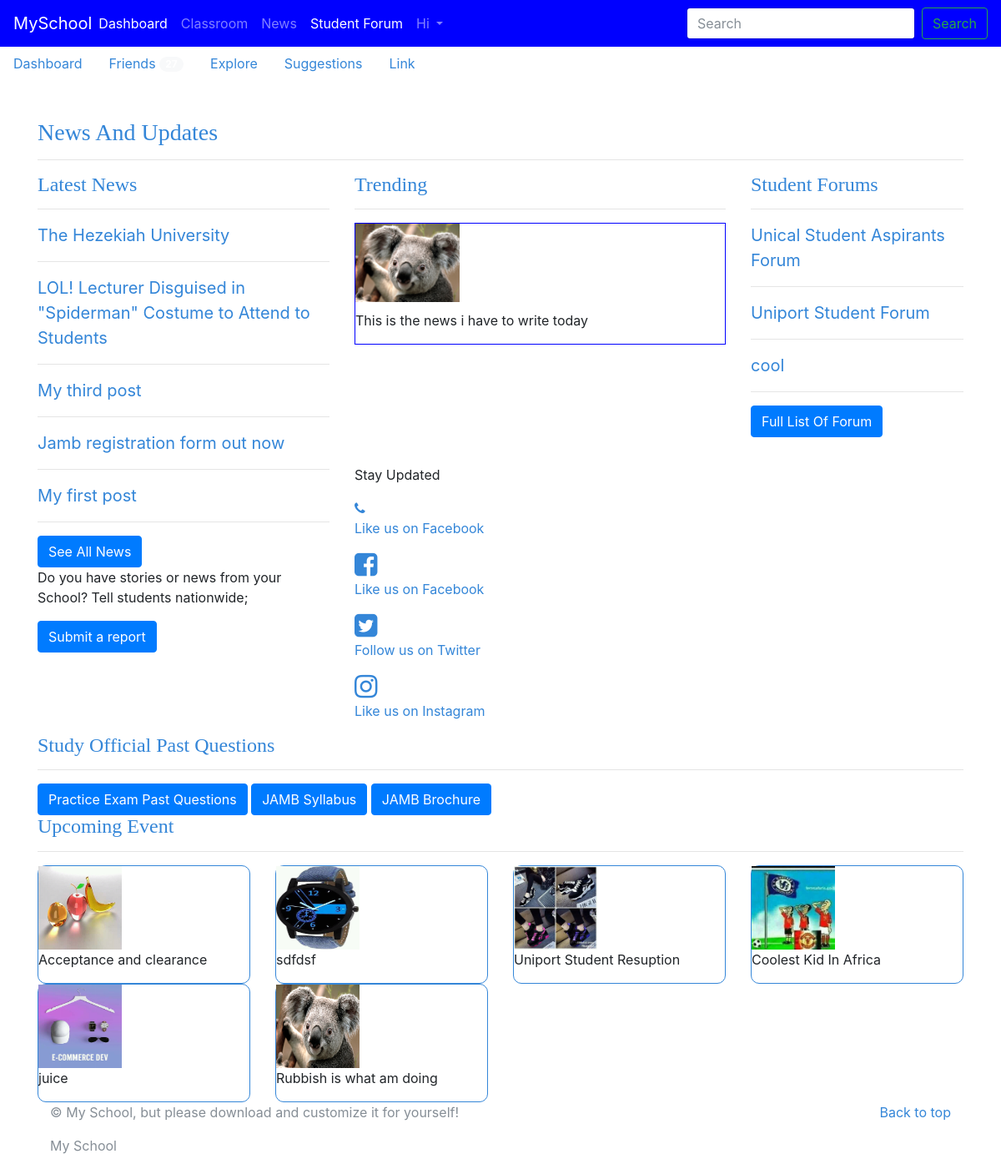
The page / on the database its author committed.
### blog/models.py (models this page shows, shortened)
class Post(models.Model):
	STATUS_CHOISES = (
		('draft', 'Draft'),
		('published', 'Published')
	)
	title = models.CharField(max_length=200)
	slug = models.SlugField(max_length=200)
	author = models.ForeignKey(settings.AUTH_USER_MODEL, on_delete=models.CASCADE )
	content = models.TextField()
	image = models.ImageField(upload_to='images/', blank=True,null=True)
	likes = models.ManyToManyField(settings.AUTH_USER_MODEL, related_name='likes')
	created = models.DateTimeField(auto_now_add=True)
	status = models.CharField(max_length=10, choices=STATUS_CHOISES, default='draft')
	modified = models.DateTimeField(auto_now=True)
	tags = models.ManyToManyField(Tag)
	objects = EntryQuerySet.as_manager()
	class Meta:
		verbose_name = "Blog Entry"
		verbose_name_plural = "Blog Entries"
		ordering = ["-created"]
	def get_absolute_url(self):
		return reverse('blog:post_detail', args=[self.id, self.slug])

### forum/models.py (models this page shows, shortened)
class Group(models.Model):
	TOPIC_CHOICES = (
		('fresh', 'fresh'),
		('cool', 'cool'),
		('nice','nice'),
	)
	title = models.CharField(max_length=200,choices = TOPIC_CHOICES, null=True)
	slug = models.SlugField(max_length=200 )
	category = models.ForeignKey(Category,  on_delete=models.CASCADE, null=True)
	content = models.TextField()
	author = models.ForeignKey(settings.AUTH_USER_MODEL, on_delete=models.CASCADE)
	created = models.DateTimeField(auto_now_add=True)
	def get_absolute_url(self):
		return reverse('forum:forum_list', args=[self.slug])

class Event(models.Model):
	title = models.CharField(max_length=200, null=True)
	slug = models.SlugField(max_length=200 )
	image = models.ImageField(upload_to='event_images/', blank=True,null=True)
	description = models.TextField()
	author = models.ForeignKey(settings.AUTH_USER_MODEL, on_delete=models.CASCADE)
	date = models.DateTimeField(auto_now_add=True)

### home/views.py (the view)
# urls.py: 2. Add a URL to urlpatterns:  path('', views.home, name='home')
def home(request):
	posts = Post.objects.all()[:13]
	group = Group.objects.filter()
	event = Event.objects.all()
	context = {
		'posts':posts,
		'group':group,
		'event':event,
	}
	return render(request, 'home/index.html', context)

### templates/home/index.html (shortened to what this page needs)
{% extends 'home/base.html' %}
{% load static %}
{% block content %}
<br />
<br />
<div class="container">
	<h3>News And Updates</h3>
	<hr>
	<div class="row">
		<div class="col-md-4">
			<h4>Latest News</h4>
			<div class="content">
				<hr>
			{% for post in posts %}
			<a href="{{ post.get_absolute_url }} "><p class="title"> {{ post.title }}</p> </a>
				<hr>
			{% endfor %}
			</div>
			<a href="{% url 'blog:post_list' %}"> <button class="btn btn-primary" >See All News</button></a>
			<p>Do you have stories or news from your School? Tell students nationwide;</p>
			<button class="btn btn-primary">Submit a report</button>
	</div>
		<div class="col-md-5">
			<div class="trending">
				<h4>Trending</h4>
				<hr>
			</div>
			<div class="article">
				<div class="img-wrapper">
				<img src="{% static 'img/images/koala.jpg' %} " class="trend-img">
			</div>
				<p>This is the news i have to write today</p>
			</div>
			<br />
			<br />
			<br />
			<br />
			<br />
			<br />
   	   		<p>Stay Updated</p>
      		<div class="social-media">
	      		<a href="#"> <i class="fa fa-phone"></i> <p>Like us on Facebook</p></a>
				<a href="#"> <i class="fa fa-facebook-square fa-2x"></i> <p>Like us on Facebook</p></a>
				<a href="#"> <i class="fa fa-twitter-square fa-2x"></i> <p>Follow us on Twitter</p></a>
				<a href="#"> <i class="fa fa-instagram fa-2x"></i> <p>Like us on Instagram</p></a>
		</div>
		</div>
		<div class="col-md-3">
		<h4>Student Forums</h4>
		<hr>
		{% for obj in group %}
			<a href="{{ obj.get_absolute_url }} "><p class="title">{{ obj.title }}</p></a>
			<hr>
		{% endfor %}
		<button class="btn btn-primary" >Full List Of Forum</button>
</div>
<div class="container">
	<h4>Study Official Past Questions</h4>
	<hr>
	<div class="row">
		<div class="col-md-12">
			<button class="btn btn-primary">Practice Exam Past Questions</button>
		<button class="btn btn-primary lg">JAMB Syllabus</button>
		<button class="btn btn-primary ">JAMB Brochure</button>
		</div>
	</div>
</div>
<br />
<br />
<div class="container">
	<h4>Upcoming Event</h4>
	<hr>
	<div class="row">
		{% for e in event %}
		<div class="col-md-3">
			<div style="border: 1px solid #3486d8;border-radius: 10px">
			<img class="card-img-right flex-auto d-none d-lg-block" src="{{ e.image.url  }} " width="100px" height="100px" alt="Card image cap">
			<p>{{ e.title }}</p>
		</div>
		</div>
		<br />
		{% endfor %}
		</div>
	</div>
</div>
{% endblock %}

### templates/home/base.html (shortened to what this page needs)
{% load static %}
<!DOCTYPE html>
<html>
<head>
	<link rel="stylesheet" type="text/css" href="{% static 'css/bootstrap.css' %}">
	<link rel="stylesheet" type="text/css" href="{% static 'css/bootstrap.min.css' %}">
	<link rel="stylesheet" type="text/css" href="{% static 'css/bootstrap-grid.css' %}">
	<link rel="stylesheet" type="text/css" href="{% static 'css/main.css' %}">
	<link rel="stylesheet" type="text/css" href="{% static 'css/font-awesome.min.css' %}">
</head>
<body>
{% include 'home/header.html' %}
{% block content %}
{% endblock %}
{% include 'home/footer.html' %}
</body>
</html>

### templates/home/header.html (shortened to what this page needs)
 <nav class="navbar navbar-expand-lg sticky-top navbar-dark" style="background-color:blue; ">
      <a class="navbar-brand mr-auto mr-lg-0" href="#">MySchool </a>
      <div class="navbar-collapse offcanvas-collapse" id="navbarsExampleDefault">
        <ul class="navbar-nav mr-auto">
          <li class="nav-item active">
            <a class="nav-link" href="#">Dashboard <span class="sr-only">(current)</span></a>
          </li>
          <li class="nav-item">
            <a class="nav-link" href="#">Classroom</a>
          </li>
          <li class="nav-item">
            <a class="nav-link" href="{% url 'blog:post_list' %}">News</a>
          </li>
          <li class="nav-item active">
            <a class="nav-link" href="{% url 'forum:forum' %} ">Student Forum</a>
          </li>
          {% if user.is_authenticated %}
           <li class="nav-item dropdown">
            <a class="nav-link dropdown-toggle" href="https://example.com" id="dropdown01" data-toggle="dropdown" aria-haspopup="true" aria-expanded="false"> </a>
            <div class="dropdown-menu" aria-labelledby="dropdown01">
              <a class="dropdown-item" href="#">Profile</a>
            </div>
          </li>
          {% else %}
          <li class="nav-item dropdown">
            <a class="nav-link dropdown-toggle" href="https://example.com" id="dropdown01" data-toggle="dropdown" aria-haspopup="true" aria-expanded="false">Hi {{ request.user.email }}</a>
          </li>
          {% endif %}
        </ul>
        <form class="form-inline my-2 my-lg-0">
          <input class="form-control mr-sm-2" type="text" placeholder="Search" aria-label="Search">
          <button class="btn btn-outline-success my-2 my-sm-0" type="submit">Search</button>
        </form>
      </div>
    </nav>
    <div class="nav-scroller bg-white shadow-sm">
      <nav class="nav nav-underline">
        <a class="nav-link active" href="#">Dashboard</a>
        <a class="nav-link" href="#">
          Friends
          <span class="badge badge-pill bg-light align-text-bottom">27</span>
        </a>
        <a class="nav-link" href="#">Explore</a>
        <a class="nav-link" href="#">Suggestions</a>
        <a class="nav-link" href="#">Link</a>
      </nav>
    </div>

### templates/home/footer.html
<footer class="text-muted">
      <div class="container">
        <p class="float-right">
          <a href="#">Back to top</a>
        </p>
        <p> &copy; My School, but please download and customize it for yourself!</p>
        <p>My School</p>
      </div>
    </footer>

### static/css/main.css (style rules this page uses)
body { background-color: #fff; }
h3 { font-family:Aharoni; color: #3486d8; }
h4 { font-family: cambria; color: #3486d8; }
a, a:focus, a:hover { color: #3486d8; }
.title { font-size:20px; }
.article { border:1px solid blue; }
.trend-img { width: 100%; margin-left: auto; margin-right: auto; }
.img-wrapper { width: 150px; padding-right: 25px; padding-bottom: 10px; }

### rows shown on the page
Post: title "The Hezekiah University"
Post: title "LOL! Lecturer Disguised in \"Spiderman\" Costume to Attend to Students"
Post: title "My third post"
Post: title "Jamb registration form out now"
Post: title "My first post"
Group: title "Unical Student Aspirants Forum"
Group: title "Uniport Student Forum"
Group: title "cool"
Event: image (picture), title "Acceptance and clearance"
Event: image (picture), title "sdfdsf"
Event: image (picture), title "Uniport Student Resuption"
Event: image (picture), title "Coolest Kid In Africa"
Event: image (picture), title "juice"
Event: image (picture), title "Rubbish is what am doing"
